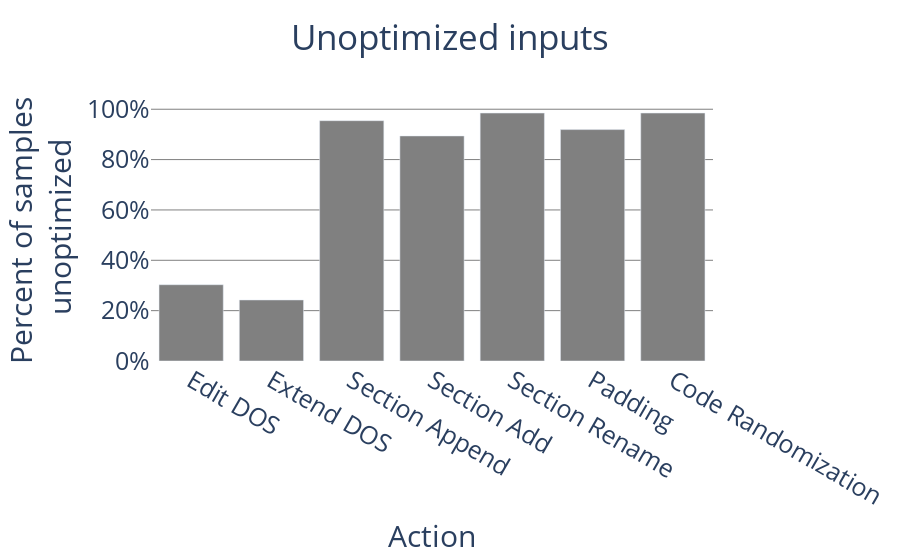

Notebook source saved alongside this figure:
### Code cell
dt = unoptimized[0:7]
b = go.Bar(x = dt["Action"], y = dt["Percent of samples unoptimized"])

fig = go.Figure(data=b,layout=dict(title=dict(text="Unoptimized inputs", xanchor="center", x = 0.5)))
fig.update_layout(xaxis_title="Action",yaxis_title="Percent of samples<br> unoptimized",colorway=["grey"],yaxis_tickformat=",.0%",font=dict(size=25),plot_bgcolor="white",yaxis_gridcolor="grey")

### Figure 1 — Plotly figure (JSON) as saved in the notebook; plotly's stock layout.template omitted (floating-point values rounded to 4 significant figures)
{"data": [{"type": "bar", "x": ["Edit DOS", "Extend DOS", "Section Append", "Section Add", "Section Rename", "Padding", "Code Randomization"], "y": [0.303, 0.2424, 0.9545, 0.8939, 0.9848, 0.9192, 0.9848]}], "layout": {"colorway": ["grey"], "font": {"size": 25}, "plot_bgcolor": "white", "title": {"text": "Unoptimized inputs", "x": 0.5, "xanchor": "center"}, "xaxis": {"title": {"text": "Action"}}, "yaxis": {"gridcolor": "grey", "tickformat": ",.0%", "title": {"text": "Percent of samples<br> unoptimized"}}}}
